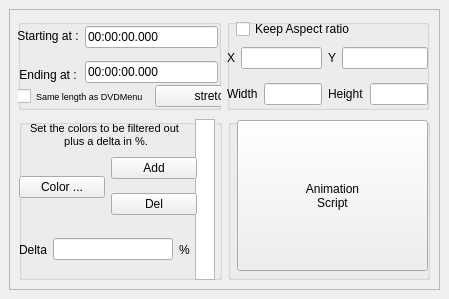
   <widget class="QWidget" name="tab_5">
    <attribute name="title">
     <string>Geometry</string>
    </attribute>
    <widget class="QFrame" name="frame_7">
     <property name="geometry">
      <rect>
       <x>9</x>
       <y>9</y>
       <width>431</width>
       <height>281</height>
      </rect>
     </property>
     <property name="frameShape">
      <enum>QFrame::StyledPanel</enum>
     </property>
     <property name="frameShadow">
      <enum>QFrame::Raised</enum>
     </property>
     <widget class="QWidget" name="horizontalLayoutWidget_15">
      <property name="geometry">
       <rect>
        <x>9</x>
        <y>10</y>
        <width>411</width>
        <height>91</height>
       </rect>
      </property>
      <layout class="QHBoxLayout" name="horizontalLayout_15">
       <item>
        <widget class="QGroupBox" name="groupBox_2">
         <property name="title">
          <string/>
         </property>
         <widget class="QWidget" name="horizontalLayoutWidget_17">
          <property name="geometry">
           <rect>
            <x>-1</x>
            <y>0</y>
            <width>201</width>
            <height>72</height>
           </rect>
          </property>
          <layout class="QHBoxLayout" name="horizontalLayout_17">
           <item>
            <layout class="QVBoxLayout" name="verticalLayout_6">
             <item>
              <widget class="QLabel" name="textLabel1_3">
               <property name="text">
                <string>Starting at :</string>
               </property>
               <property name="alignment">
                <set>Qt::AlignCenter</set>
               </property>
              </widget>
             </item>
             <item>
              <widget class="QLabel" name="textLabel1_3_4">
               <property name="text">
                <string>Ending at :</string>
               </property>
               <property name="alignment">
                <set>Qt::AlignCenter</set>
               </property>
              </widget>
             </item>
            </layout>
           </item>
           <item>
            <layout class="QVBoxLayout" name="verticalLayout_7">
             <item>
              <widget class="QLineEdit" name="m_pEditStarting2">
               <property name="text">
                <string>00:00:00.000</string>
               </property>
              </widget>
             </item>
             <item>
              <widget class="QLineEdit" name="m_pEditEnding2">
               <property name="text">
                <string>00:00:00.000</string>
               </property>
              </widget>
             </item>
            </layout>
           </item>
          </layout>
         </widget>
         <widget class="QWidget" name="horizontalLayoutWidget_18">
          <property name="geometry">
           <rect>
            <x>-1</x>
            <y>60</y>
            <width>253</width>
            <height>35</height>
           </rect>
          </property>
          <layout class="QHBoxLayout" name="horizontalLayout_18">
           <item>
            <widget class="QCheckBox" name="m_pCheckSameAsMenuLength">
             <property name="font">
              <font>
               <pointsize>7</pointsize>
              </font>
             </property>
             <property name="text">
              <string>Same length as DVDMenu</string>
             </property>
            </widget>
           </item>
           <item>
            <widget class="QPushButton" name="m_pButtonLoop">
             <property name="text">
              <string>stretch</string>
             </property>
            </widget>
           </item>
          </layout>
         </widget>
        </widget>
       </item>
       <item>
        <widget class="QGroupBox" name="groupBox2">
         <property name="title">
          <string/>
         </property>
         <widget class="QCheckBox" name="m_pCheckAspect">
          <property name="geometry">
           <rect>
            <x>9</x>
            <y>0</y>
            <width>191</width>
            <height>20</height>
           </rect>
          </property>
          <property name="text">
           <string>Keep Aspect ratio</string>
          </property>
         </widget>
         <widget class="QWidget" name="horizontalLayoutWidget_19">
          <property name="geometry">
           <rect>
            <x>0</x>
            <y>20</y>
            <width>201</width>
            <height>76</height>
           </rect>
          </property>
          <layout class="QHBoxLayout" name="horizontalLayout_19">
           <item>
            <layout class="QVBoxLayout" name="verticalLayout_8">
             <item>
              <layout class="QHBoxLayout" name="horizontalLayout_21">
               <item>
                <widget class="QLabel" name="m_pLabelX">
                 <property name="text">
                  <string>X</string>
                 </property>
                </widget>
               </item>
               <item>
                <widget class="QLineEdit" name="m_pEditX"/>
               </item>
              </layout>
             </item>
             <item>
              <layout class="QHBoxLayout" name="horizontalLayout_20">
               <item>
                <widget class="QLabel" name="m_pLabelWidth">
                 <property name="text">
                  <string>Width</string>
                 </property>
                </widget>
               </item>
               <item>
                <widget class="QLineEdit" name="m_pEditWidth"/>
               </item>
              </layout>
             </item>
            </layout>
           </item>
           <item>
            <layout class="QVBoxLayout" name="verticalLayout_9">
             <item>
              <layout class="QHBoxLayout" name="horizontalLayout_23">
               <item>
                <widget class="QLabel" name="m_pLabelY">
                 <property name="text">
                  <string>Y</string>
                 </property>
                </widget>
               </item>
               <item>
                <widget class="QLineEdit" name="m_pEditY"/>
               </item>
              </layout>
             </item>
             <item>
              <layout class="QHBoxLayout" name="horizontalLayout_22">
               <item>
                <widget class="QLabel" name="m_pLabelHeight">
                 <property name="text">
                  <string>Height</string>
                 </property>
                </widget>
               </item>
               <item>
                <widget class="QLineEdit" name="m_pEditHeight"/>
               </item>
              </layout>
             </item>
            </layout>
           </item>
          </layout>
         </widget>
        </widget>
       </item>
      </layout>
     </widget>
     <widget class="QWidget" name="horizontalLayoutWidget_16">
      <property name="geometry">
       <rect>
        <x>10</x>
        <y>110</y>
        <width>411</width>
        <height>161</height>
       </rect>
      </property>
      <layout class="QHBoxLayout" name="horizontalLayout_16">
       <item>
        <layout class="QHBoxLayout" name="horizontalLayout_24">
         <item>
          <widget class="QGroupBox" name="groupBox8">
           <property name="title">
            <string/>
           </property>
           <widget class="QListView" name="m_pListViewCK">
            <property name="geometry">
             <rect>
              <x>176</x>
              <y>0</y>
              <width>20</width>
              <height>161</height>
             </rect>
            </property>
           </widget>
           <widget class="QLabel" name="textLabel4">
            <property name="geometry">
             <rect>
              <x>0</x>
              <y>0</y>
              <width>171</width>
              <height>31</height>
             </rect>
            </property>
            <property name="font">
             <font>
              <pointsize>8</pointsize>
             </font>
            </property>
            <property name="text">
             <string>Set the colors to be filtered out
 plus a delta in %.</string>
            </property>
            <property name="alignment">
             <set>Qt::AlignCenter</set>
            </property>
           </widget>
           <widget class="QWidget" name="horizontalLayoutWidget_25">
            <property name="geometry">
             <rect>
              <x>0</x>
              <y>30</y>
              <width>178</width>
              <height>76</height>
             </rect>
            </property>
            <layout class="QHBoxLayout" name="horizontalLayout_25">
             <item>
              <widget class="QPushButton" name="m_pButtonCK">
               <property name="text">
                <string>Color ...</string>
               </property>
              </widget>
             </item>
             <item>
              <layout class="QVBoxLayout" name="verticalLayout_10">
               <item>
                <widget class="QPushButton" name="m_pButtonAddCK">
                 <property name="text">
                  <string>Add</string>
                 </property>
                </widget>
               </item>
               <item>
                <widget class="QPushButton" name="m_pButtonDelCK">
                 <property name="text">
                  <string>Del</string>
                 </property>
                </widget>
               </item>
              </layout>
             </item>
            </layout>
           </widget>
           <widget class="QWidget" name="horizontalLayoutWidget_26">
            <property name="geometry">
             <rect>
              <x>0</x>
              <y>100</y>
              <width>171</width>
              <height>61</height>
             </rect>
            </property>
            <layout class="QHBoxLayout" name="horizontalLayout_26">
             <item>
              <widget class="QLabel" name="textLabel2_2">
               <property name="text">
                <string>Delta</string>
               </property>
               <property name="alignment">
                <set>Qt::AlignCenter</set>
               </property>
              </widget>
             </item>
             <item>
              <widget class="QLineEdit" name="m_pEditCK"/>
             </item>
             <item>
              <widget class="QLabel" name="textLabel3_3">
               <property name="text">
                <string>%</string>
               </property>
              </widget>
             </item>
            </layout>
           </widget>
          </widget>
         </item>
        </layout>
       </item>
       <item>
        <widget class="QGroupBox" name="groupBox_4">
         <property name="title">
          <string/>
         </property>
         <widget class="QPushButton" name="m_pButtonAnimation">
          <property name="geometry">
           <rect>
            <x>9</x>
            <y>1</y>
            <width>191</width>
            <height>151</height>
           </rect>
          </property>
          <property name="text">
           <string>Animation
Script</string>
          </property>
         </widget>
        </widget>
       </item>
      </layout>
     </widget>
    </widget>
   </widget>
